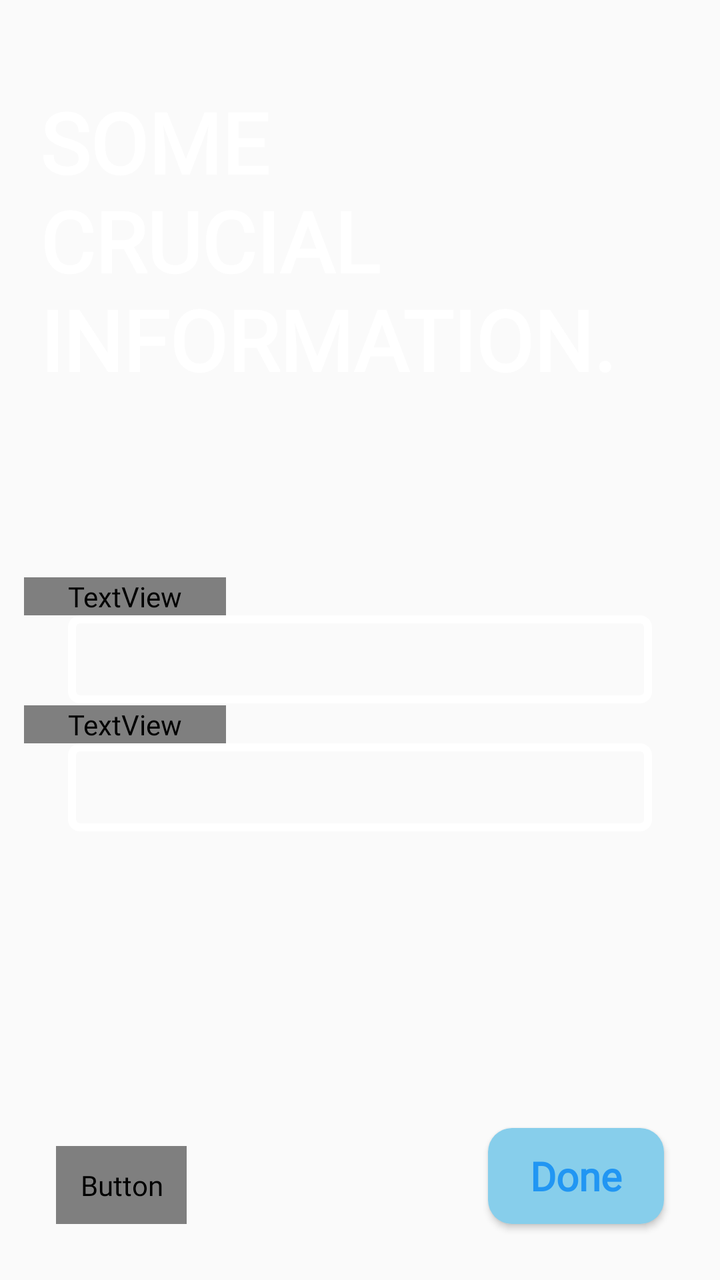
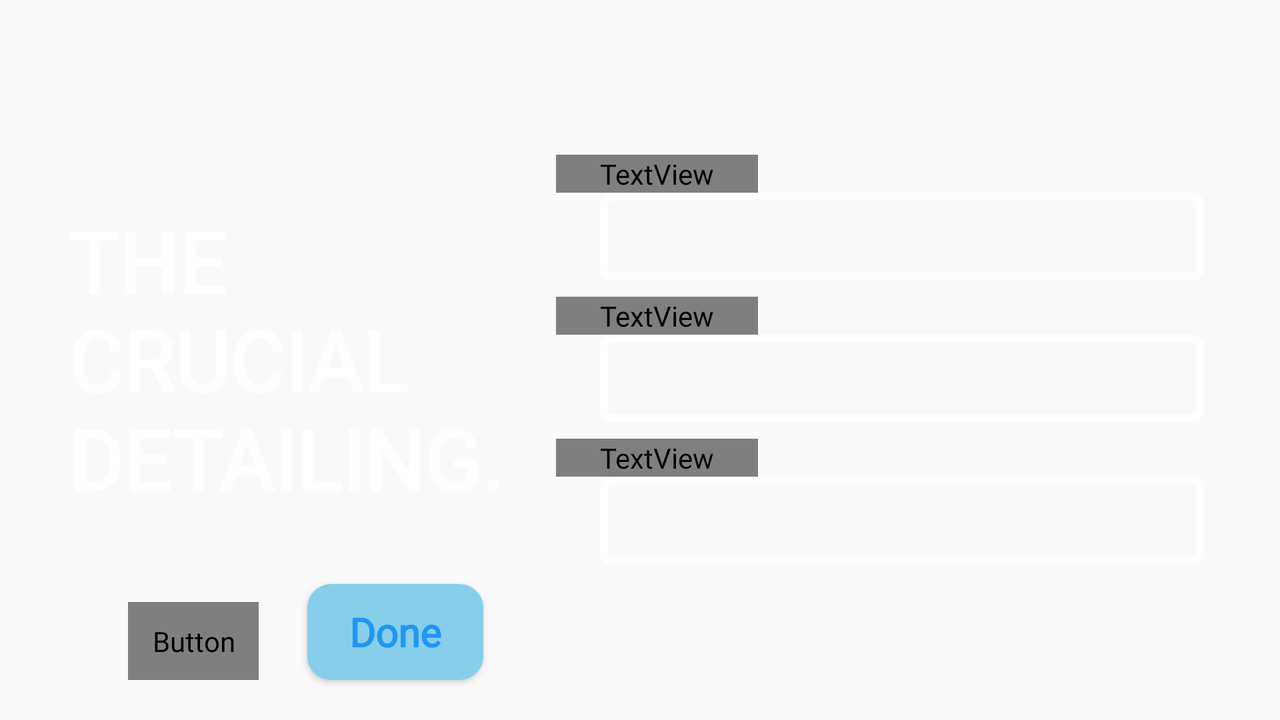

Two renders of one Android screen. The first uses the default layout on a phone; the second uses the alternative layout the repository ships for a different screen configuration, on a matching device. The two XML files are below.
<!-- AndroidManifest.xml: application theme AppTheme -->
<!-- res/layout/activity_additional_login_info.xml -->
<?xml version="1.0" encoding="utf-8"?>
<androidx.constraintlayout.widget.ConstraintLayout xmlns:android="http://schemas.android.com/apk/res/android"
    xmlns:app="http://schemas.android.com/apk/res-auto"
    xmlns:tools="http://schemas.android.com/tools"
    android:layout_width="match_parent"
    android:layout_height="match_parent"
    android:padding="12dp"
    android:background="?attr/display_foreground"
    tools:context=".AdditionalLoginInfo">

    <TextView
        android:id="@+id/loginheading"
        android:layout_width="match_parent"
        android:layout_height="wrap_content"
        android:layout_gravity="start"
        android:alpha="1"
        android:elevation="12dp"
        android:fontFamily="@font/reem_kufi"
        android:gravity="bottom|start"
        android:paddingStart="8dp"
        android:paddingTop="8dp"
        android:paddingEnd="8dp"
        android:paddingBottom="0dp"
        android:text="Some \ncrucial\ninformation."
        android:textAllCaps="true"
        android:textAppearance="@style/TextAppearance.AppCompat.Body1"
        android:textColor="@color/white"
        android:textSize="42sp"
        android:textStyle="bold"
        app:layout_constraintBottom_toBottomOf="parent"
        app:layout_constraintEnd_toEndOf="parent"
        app:layout_constraintStart_toStartOf="parent"
        app:layout_constraintTop_toTopOf="parent"
        app:layout_constraintVertical_bias="0.05" />

    <LinearLayout
        android:layout_width="match_parent"
        android:layout_height="wrap_content"
        android:orientation="vertical"
        app:layout_constraintTop_toTopOf="parent"
        app:layout_constraintBottom_toBottomOf="parent"
        app:layout_constraintStart_toStartOf="parent"
        app:layout_constraintEnd_toEndOf="parent"
        app:layout_constraintVertical_bias="0.5">
    <TextView
        android:layout_width="wrap_content"
        android:layout_height="wrap_content"
        android:paddingStart="22dp"
        android:paddingEnd="22dp"
        android:textColor="?attr/foreground_text_color"
        android:text="College"/>
    <Spinner
        android:id="@+id/spinnerCollege"
        android:layout_width="match_parent"
        android:textAlignment="textStart"
        android:layout_marginStart="22dp"
        android:layout_marginEnd="22dp"
        android:padding="22dp"
        android:background="@drawable/square_container_stroke"
        android:layout_height="wrap_content"
         />
    </LinearLayout>
    <LinearLayout
        android:layout_width="match_parent"
        android:layout_height="wrap_content"
        android:orientation="vertical"
        android:layout_marginTop="22dp"
        app:layout_constraintTop_toTopOf="parent"
        app:layout_constraintBottom_toBottomOf="parent"
        app:layout_constraintStart_toStartOf="parent"
        app:layout_constraintEnd_toEndOf="parent"
        app:layout_constraintVertical_bias="0.6">
        <TextView
            android:layout_width="wrap_content"
            android:layout_height="wrap_content"
            android:paddingStart="22dp"
            android:paddingEnd="22dp"
            android:textColor="?attr/foreground_text_color"
            android:text="Course"/>
        <Spinner
            android:id="@+id/spinnerCourse"
            android:layout_width="match_parent"
            android:textAlignment="textStart"
            android:layout_marginStart="22dp"
            android:layout_marginEnd="22dp"
            android:padding="22dp"
            android:background="@drawable/square_container_stroke"
            android:layout_height="wrap_content"
            />
    </LinearLayout>

    <Button
        android:id="@+id/reloginBtn"
        android:layout_width="wrap_content"
        android:layout_height="wrap_content"
        android:layout_marginStart="16dp"
        android:layout_marginBottom="16dp"
        android:background="@drawable/square_round_btn"
        android:backgroundTint="?attr/display_foreground"
        android:paddingStart="12dp"
        android:paddingTop="10dp"
        android:paddingEnd="12dp"
        android:paddingBottom="10dp"
        android:text="@string/back"
        android:textAppearance="@style/TextAppearance.AppCompat.Body1"
        android:textColor="?attr/foreground_text_color"
        android:textSize="20sp"
        android:textStyle="bold"
        app:layout_constraintBottom_toBottomOf="parent"
        app:layout_constraintEnd_toEndOf="parent"
        app:layout_constraintHorizontal_bias="0.0"
        app:layout_constraintStart_toStartOf="parent"
        app:layout_constraintTop_toTopOf="parent"
        app:layout_constraintVertical_bias="1.0" />

    <Button
        android:id="@+id/additionalConfirmed"
        android:layout_width="wrap_content"
        android:layout_height="wrap_content"
        android:layout_marginEnd="16dp"
        android:layout_marginBottom="16dp"
        android:background="@drawable/square_round_btn"
        android:backgroundTint="?attr/base_background"
        android:paddingStart="12dp"
        android:paddingTop="10dp"
        android:paddingEnd="12dp"
        android:paddingBottom="10dp"
        android:text="@string/done"
        android:textAppearance="@style/TextAppearance.AppCompat.Body1"
        android:textColor="@color/blue"
        android:textSize="20sp"
        android:textStyle="bold"
        app:layout_constraintBottom_toBottomOf="parent"
        app:layout_constraintEnd_toEndOf="parent"
        app:layout_constraintHorizontal_bias="1.0"
        app:layout_constraintStart_toStartOf="parent"
        app:layout_constraintTop_toTopOf="parent"
        app:layout_constraintVertical_bias="1.0" />
</androidx.constraintlayout.widget.ConstraintLayout>
<!-- resources referenced by this layout -->
<resources>
  <color name="blue">#2196F3</color>
  <color name="white">#FFFFFF</color>
  <!-- drawable square_container_stroke (drawable-hdpi) -->
  <?xml version="1.0" encoding="utf-8"?>
  <selector xmlns:android="http://schemas.android.com/apk/res/android">
      <item>
          <shape android:shape="rectangle">
              <stroke android:width="4dp" android:color="@color/white"
                   />
              <corners android:radius="4dp"/>
          </shape>
      </item>
  </selector>
  <!-- drawable square_round_btn (drawable-v21) -->
  <?xml version="1.0" encoding="utf-8"?>
  <ripple xmlns:android="http://schemas.android.com/apk/res/android"
      android:color="@color/charcoal">
      <item>
          <shape android:shape="rectangle">
              <stroke android:color="#1E90FF" />
              <solid android:color="#87CEEB"/>
              <size android:width="15dp" android:height="15dp"/>
              <corners android:radius="12dp"/>
          </shape>
      </item>
  </ripple>
  <string name="back">Back</string>
  <string name="done">Done</string>
  <style name="AppTheme" parent="Theme.AppCompat.Light.NoActionBar">
          
          <item name="android:fontFamily">@font/montserrat</item>
          <item name="colorPrimary">@color/colorPrimary</item>
          <item name="colorPrimaryDark">@color/colorPrimaryDark</item>
          <item name="colorAccent">@color/colorAccent</item>
          <item name="android:statusBarColor">@color/white</item>
          <item name="android:navigationBarColor">@color/white</item>
          <item name="android:windowLightStatusBar" tools:targetApi="p">true</item>
      </style>
  <color name="charcoal">#1c2429</color>
  <color name="colorPrimary">#28B463</color>
  <color name="colorPrimaryDark">#186A3B</color>
  <color name="colorAccent">#3498DB</color>
</resources>
<!-- res/layout-land/activity_additional_login_info.xml (the repository's variant of the layout above) -->
<!-- drawn on the phone turned sideways -->
<?xml version="1.0" encoding="utf-8"?>
<androidx.constraintlayout.widget.ConstraintLayout xmlns:android="http://schemas.android.com/apk/res/android"
    xmlns:app="http://schemas.android.com/apk/res-auto"
    xmlns:tools="http://schemas.android.com/tools"
    android:layout_width="match_parent"
    android:layout_height="match_parent"
    android:background="?attr/display_foreground"
    android:backgroundTint="?attr/display_foreground"
    android:padding="12dp"
    tools:context=".student.AdditionalLoginInfo"
    tools:targetApi="q">

    <ImageView
        android:id="@+id/imageOnlogin"
        android:layout_width="120dp"
        android:layout_height="120dp"
        android:layout_margin="22dp"
        android:visibility="gone"
        app:layout_constraintBottom_toBottomOf="parent"
        app:layout_constraintEnd_toEndOf="parent"
        app:layout_constraintHorizontal_bias="1"
        app:layout_constraintTop_toTopOf="parent"
        app:layout_constraintVertical_bias="0"
        app:srcCompat="@drawable/ic_suniconsmall" />

    <TextView
        android:id="@+id/additionalheading"
        android:layout_width="wrap_content"
        android:layout_height="0dp"
        android:layout_gravity="start"
        android:alpha="1"
        android:elevation="12dp"
        android:fontFamily="@font/reem_kufi"
        android:gravity="start|center"
        android:paddingStart="22dp"
        android:paddingEnd="22dp"
        android:text="@string/the_crucial_detailing"
        android:textAllCaps="true"
        android:textAppearance="@style/TextAppearance.AppCompat.Body1"
        android:textColor="@color/white"
        android:textSize="42sp"
        android:textStyle="bold"
        app:layout_constraintBottom_toBottomOf="parent"
        app:layout_constraintStart_toStartOf="parent"
        app:layout_constraintTop_toTopOf="parent"
        app:layout_constraintVertical_bias="1" />

    <ScrollView
        android:id="@+id/scrollViewAdditonalDetail"
        android:layout_width="0dp"
        android:layout_height="match_parent"
        app:layout_constraintBottom_toBottomOf="parent"
        app:layout_constraintEnd_toEndOf="parent"
        app:layout_constraintHorizontal_bias="1"
        app:layout_constraintStart_toEndOf="@id/additionalheading"
        app:layout_constraintTop_toTopOf="parent">

        <LinearLayout
            android:layout_width="match_parent"
            android:layout_height="wrap_content"
            android:layout_gravity="center"
            android:orientation="vertical">

            <LinearLayout
                android:id="@+id/linearLayout8"
                android:layout_width="match_parent"
                android:layout_height="wrap_content"
                android:orientation="vertical"
                android:padding="4dp"
                app:layout_constraintBottom_toBottomOf="parent"
                app:layout_constraintEnd_toEndOf="parent"
                app:layout_constraintStart_toStartOf="parent"
                app:layout_constraintTop_toTopOf="parent"
                app:layout_constraintVertical_bias="0.5">

                <TextView
                    android:layout_width="wrap_content"
                    android:layout_height="wrap_content"
                    android:paddingStart="22dp"
                    android:paddingEnd="22dp"
                    android:text="@string/college"
                    android:textColor="?attr/foreground_text_color" />

                <Spinner
                    android:id="@+id/spinnerCollege"
                    android:layout_width="match_parent"
                    android:layout_height="wrap_content"
                    android:layout_marginStart="22dp"
                    android:layout_marginEnd="22dp"
                    android:background="@drawable/square_container_stroke"
                    android:padding="22dp"
                    android:textAlignment="textStart" />
            </LinearLayout>

            <LinearLayout
                android:id="@+id/linearLayout6"
                android:layout_width="match_parent"
                android:layout_height="wrap_content"
                android:orientation="vertical"
                android:padding="4dp"
                app:layout_constraintBottom_toBottomOf="parent"
                app:layout_constraintEnd_toEndOf="parent"
                app:layout_constraintStart_toStartOf="parent"
                app:layout_constraintTop_toBottomOf="@+id/linearLayout8"
                app:layout_constraintVertical_bias="0">

                <TextView
                    android:layout_width="wrap_content"
                    android:layout_height="wrap_content"
                    android:paddingStart="22dp"
                    android:paddingEnd="22dp"
                    android:text="@string/course_studying"
                    android:textColor="?attr/foreground_text_color" />

                <Spinner
                    android:id="@+id/spinnerCourse"
                    android:layout_width="match_parent"
                    android:layout_height="wrap_content"
                    android:layout_marginStart="22dp"
                    android:layout_marginEnd="22dp"
                    android:background="@drawable/square_container_stroke"
                    android:padding="22dp"
                    android:textAlignment="textStart" />
            </LinearLayout>

            <LinearLayout
                android:layout_width="match_parent"
                android:layout_height="wrap_content"
                android:orientation="vertical"
                android:padding="4dp"
                app:layout_constraintBottom_toBottomOf="parent"
                app:layout_constraintEnd_toEndOf="parent"
                app:layout_constraintStart_toStartOf="parent"
                app:layout_constraintTop_toBottomOf="@+id/linearLayout6"
                app:layout_constraintVertical_bias="0">

                <TextView
                    android:layout_width="wrap_content"
                    android:layout_height="wrap_content"
                    android:paddingStart="22dp"
                    android:paddingEnd="22dp"
                    android:text="Year of study"
                    android:textColor="?attr/foreground_text_color" />

                <Spinner
                    android:id="@+id/spinnerYear"
                    android:layout_width="match_parent"
                    android:layout_height="wrap_content"
                    android:layout_marginStart="22dp"
                    android:layout_marginEnd="22dp"
                    android:background="@drawable/square_container_stroke"
                    android:padding="22dp"
                    android:textAlignment="textStart" />
            </LinearLayout>
        </LinearLayout>
    </ScrollView>

    <Button
        android:id="@+id/reloginBtn"
        android:layout_width="wrap_content"
        android:layout_height="wrap_content"
        android:layout_marginStart="16dp"
        android:layout_marginBottom="8dp"
        android:background="@drawable/square_round_btn"
        android:backgroundTint="?attr/display_foreground"
        android:paddingStart="12dp"
        android:paddingTop="10dp"
        android:paddingEnd="12dp"
        android:paddingBottom="10dp"
        android:text="@string/back"
        android:textAppearance="@style/TextAppearance.AppCompat.Body1"
        android:textColor="?attr/foreground_text_color"
        android:textSize="20sp"
        android:textStyle="bold"
        app:layout_constraintBottom_toBottomOf="parent"
        app:layout_constraintEnd_toStartOf="@id/scrollViewAdditonalDetail"
        app:layout_constraintHorizontal_bias="0.2"
        app:layout_constraintStart_toStartOf="parent"
        app:layout_constraintTop_toTopOf="parent"
        app:layout_constraintVertical_bias="1.0" />

    <Button
        android:id="@+id/additionalConfirmed"
        android:layout_width="wrap_content"
        android:layout_height="wrap_content"
        android:layout_marginEnd="16dp"
        android:layout_marginBottom="8dp"
        android:background="@drawable/square_round_btn"
        android:backgroundTint="?attr/base_background"
        android:paddingStart="12dp"
        android:paddingTop="10dp"
        android:paddingEnd="12dp"
        android:paddingBottom="10dp"
        android:text="@string/done"
        android:textAppearance="@style/TextAppearance.AppCompat.Body1"
        android:textColor="@color/blue"
        android:textSize="20sp"
        android:textStyle="bold"
        app:layout_constraintBottom_toBottomOf="parent"
        app:layout_constraintEnd_toStartOf="@id/scrollViewAdditonalDetail"
        app:layout_constraintHorizontal_bias="0.6"
        app:layout_constraintStart_toEndOf="@id/reloginBtn"
        app:layout_constraintTop_toTopOf="parent"
        app:layout_constraintVertical_bias="1.0" />
</androidx.constraintlayout.widget.ConstraintLayout>
<!-- resources referenced by the variant -->
<!-- as the phone turned sideways resolves them -->
<resources>
  <color name="blue">#2196F3</color>
  <color name="white">#FFFFFF</color>
  <!-- drawable ic_suniconsmall: vector/xml drawable (drawable, 4737 chars, omitted) -->
  <!-- drawable square_container_stroke (drawable-hdpi) -->
  <?xml version="1.0" encoding="utf-8"?>
  <selector xmlns:android="http://schemas.android.com/apk/res/android">
      <item>
          <shape android:shape="rectangle">
              <stroke android:width="4dp" android:color="@color/white"
                   />
              <corners android:radius="4dp"/>
          </shape>
      </item>
  </selector>
  <!-- drawable square_round_btn (drawable-v21) -->
  <?xml version="1.0" encoding="utf-8"?>
  <ripple xmlns:android="http://schemas.android.com/apk/res/android"
      android:color="@color/charcoal">
      <item>
          <shape android:shape="rectangle">
              <stroke android:color="#1E90FF" />
              <solid android:color="#87CEEB"/>
              <size android:width="15dp" android:height="15dp"/>
              <corners android:radius="12dp"/>
          </shape>
      </item>
  </ripple>
  <string name="back">Back</string>
  <string name="college">College</string>
  <string name="course_studying">Course studying</string>
  <string name="done">Done</string>
  <string name="the_crucial_detailing">The\nCrucial\nDetailing.</string>
  <style name="AppTheme" parent="Theme.AppCompat.Light.NoActionBar">
          
          <item name="android:fontFamily">@font/montserrat</item>
          <item name="colorPrimary">@color/colorPrimary</item>
          <item name="colorPrimaryDark">@color/colorPrimaryDark</item>
          <item name="colorAccent">@color/colorAccent</item>
          <item name="android:statusBarColor">@color/white</item>
          <item name="android:navigationBarColor">@color/white</item>
          <item name="android:windowLightStatusBar" tools:targetApi="p">true</item>
      </style>
  <color name="charcoal">#1c2429</color>
  <color name="colorPrimary">#28B463</color>
  <color name="colorPrimaryDark">#186A3B</color>
  <color name="colorAccent">#3498DB</color>
</resources>
